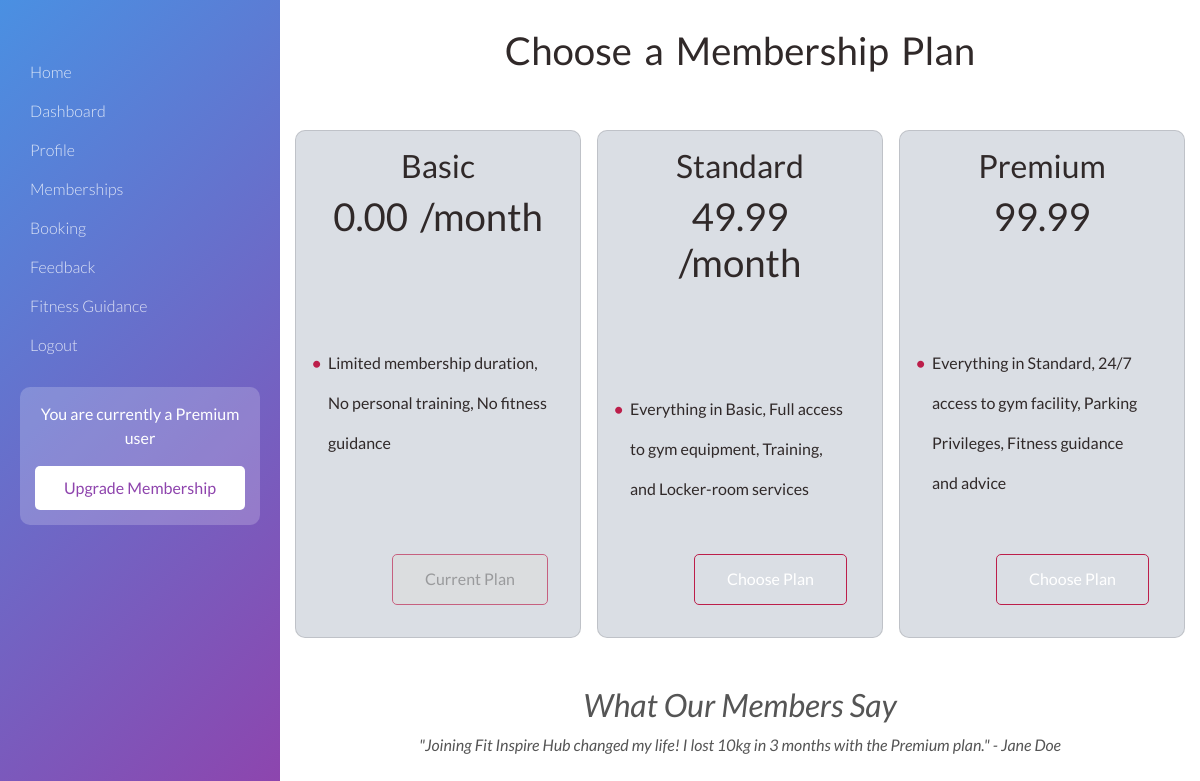
Page /user/user_memberships.php (signed in) on the committed database.
### tables this page shows
CREATE TABLE `membershiptype` (
  `membershiptype_id` int(11) NOT NULL,
  `name` varchar(11) DEFAULT NULL,
  `membershiptype_duration` varchar(100) NOT NULL,
  `membershiptype_price` decimal(10,2) NOT NULL,
  `description` varchar(200) NOT NULL,
  `created_at` datetime NOT NULL DEFAULT current_timestamp()
);

### user/user_memberships.php (the view, shortened to what this page needs)
<?php
$user_id = $_SESSION['user_id'];
include "../db_connect.php";
$query = "SELECT * FROM membershiptype";
$result = mysqli_query($conn, $query);
$current_membership_query = "SELECT membershiptype_id FROM users WHERE user_id = ?";
$stmt = $conn->prepare($current_membership_query);
$stmt->bind_param('i', $user_id);
$stmt->execute();
$current_membership_result = $stmt->get_result();
$current_membership_row = $current_membership_result->fetch_assoc();
$current_membership_id = $current_membership_row['membershiptype_id'];
include "user_navbar.php";
?>
<html lang="en">
<head>
    <link rel="stylesheet" href="https://stackpath.bootstrapcdn.com/bootstrap/4.1.1/css/bootstrap.min.css">
</head>
<body>
    <div class="container">
        <h1>Choose a Membership Plan</h1>
        <div class="cards">
            <?php while ($row = mysqli_fetch_assoc($result)) { ?>
                <div class="card">
                    <h2><?php echo $row['name']; ?></h2>
                    <h1>
                        <?php echo $row['membershiptype_price']; ?>
                        <?php if ($row['membershiptype_duration'] != "In perpetuity") { ?>
                            <span>/month</span>
                        <?php } ?>
                    </h1>
                    <ul>
                        <li><?php echo $row['description']; ?></li>
                    </ul>
                    <?php if ($row['membershiptype_id'] == $current_membership_id) { ?>
                        <button class="btn disabled">Current Plan</button>
                    <?php } else { ?>
                        <form method="POST" action="user_memberships.php">
                            <button class="btn">Choose Plan</button>
                        </form>
                    <?php } ?>
                </div>
            <?php } ?>
        </div>
        <div class="testimonials">
            <h2>What Our Members Say</h2>
            <p>"Joining Fit Inspire Hub changed my life! I lost 10kg in 3 months with the Premium plan." - Jane Doe</p>
        </div>
    </div>
</body>
</html>

### user/user_navbar.php (shortened to what this page needs)
<div class="dashboard-container">
        <div class="sidebar" id="sidebar">
                <div class="sidebar-content">
                    <nav class="sidebar-nav">
                        <ul>
                            <li><a href="../index.php"><i class="fas fa-home"></i> Home</a></li>
                            <li><a href="user_index.php"><i class="fas fa-home"></i> Dashboard</a></li>
                            <li><a href="user_profile.php"><i class="fas fa-user"></i> Profile</a></li>
                            <li><a href="user_memberships.php"><i class="fas fa-dumbbell"></i> Memberships</a></li>
                            <li><a href="user_bookings.php"><i class="fas fa-calendar-alt"></i> Booking</a></li>
                            <li><a href="user_feedback.php"><i class="fas fa-comments"></i> Feedback</a></li>
                            <li><a href="user_guidance.php"><i class="fas fa-trophy"></i> Fitness Guidance</a></li>
                            <li><a href="../logout.php"><i class="fas fa-sign-out-alt"></i> Logout</a></li>
                        </ul>
                    </nav>
                    <div class="membership-upgrade">
                        <p>You are currently a <?php echo ($_SESSION['membership_type'] == 1) ? 'Basic' : ($_SESSION['membership_type'] == 2 ? 'Standard' : 'Premium'); ?> user</p>
                        <div class="upgrade-toggle" id="upgrade-btn">
                            Upgrade Membership
                        </div>
                    </div>
                </div>
            </div>
        </div>

### user/user_navbar.php (style rules this page uses)
:root { --primary-color: #4a90e2; --secondary-color: #8e44ad; --background-color: #f3f4f6; --text-color: #2c3e50; --hover-color: #3498db; }
* { margin: 0; padding: 0; box-sizing: border-box; }
body { font-family: 'Poppins', sans-serif; background-color: var(--background-color); line-height: 1.6; }
.dashboard-container { display: flex; height: 100vh; }
.sidebar { width: 280px; background: linear-gradient(135deg, var(--primary-color), var(--secondary-color)); padding: 30px 20px; color: white; position: relative; transition: width 0.3s ease; overflow: hidden; }
.sidebar-nav ul { list-style: none; margin-top: 30px; }
.sidebar-nav li { margin-bottom: 15px; }
.sidebar-nav a { text-decoration: none; color: rgba(255,255,255,0.8); display: flex; align-items: center; font-weight: 300; transition: all 0.3s ease; }
.sidebar-nav a { text-decoration: none; color: rgba(255,255,255,0.8); display: flex; align-items: center; font-weight: 300; gap: 10px; transition: all 0.3s ease; }
.membership-upgrade { background-color: rgba(255,255,255,0.2); border-radius: 10px; padding: 15px; margin-top: 30px; text-align: center; }
.upgrade-toggle { background-color: white; color: var(--secondary-color); padding: 10px; border-radius: 5px; margin-top: 10px; cursor: pointer; transition: background-color 0.3s ease; }

### user/user_memberships.php (style rules this page uses)
* { box-sizing: border-box; }
body { min-height: 100vh; margin: 0; font-family: 'Lato', sans-serif; background-color: #ffffff; color: #302929; display: flex; align-items: center; justify-content: center; overflow-x: hidden; }
.container { max-width: 1100px; margin: auto; }
.container h1 { text-align: center; margin-bottom: 3.5rem; font-size: 2.4rem; word-spacing: 0.3rem; }
.cards { display: grid; grid-template-columns: repeat(3, 1fr); grid-gap: 1rem; }
.card { background-color: #dadee4; padding: 1rem 2rem; text-align: center; position: relative; border-radius: 10px; }
.card h2, .card h1 { text-align: center; }
.card ul { margin-top: 3rem; list-style: none; text-align: left; margin-bottom: 7rem; }
.card ul li { line-height: 2.5; }
.card ul li::before { content: "\2022"; color: #BC1E4A; font-weight: bold; display: inline-block; width: 1em; margin-left: -1em; }
.card .btn { font-size: 1rem; border: none; background-color: transparent; color: #fff; border: 1px solid #BC1E4A; padding: 0.8rem 2rem; position: absolute; bottom: 0; left: 6rem; margin-bottom: 2rem; outline: none; cursor: pointer; border-radius: 5px; }
.card .btn.disabled { background-color: #ddd; color: #777; cursor: not-allowed; }
.testimonials { margin-top: 3rem; text-align: center; font-style: italic; color: #555; }

### rows in the picture
membershiptype: name "Basic", membershiptype_price "0.00", membershiptype_duration "/month", description "Limited membership duration, No personal training, No fitness guidance", shows "Current Plan"
membershiptype: name "Standard", membershiptype_price "49.99", membershiptype_duration "/month", description "Everything in Basic, Full access to gym equipment, Training, and Locker-room services"
membershiptype: name "Premium", membershiptype_price "99.99", description "Everything in Standard, 24/7 access to gym facility, Parking Privileges, Fitness guidance and advice"
